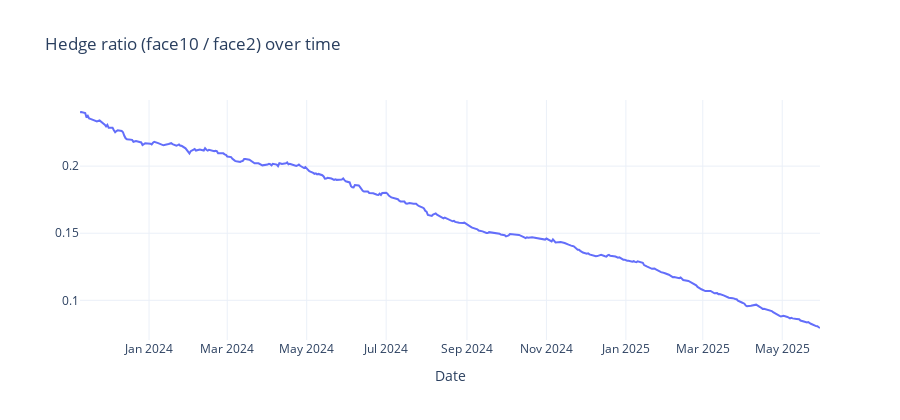
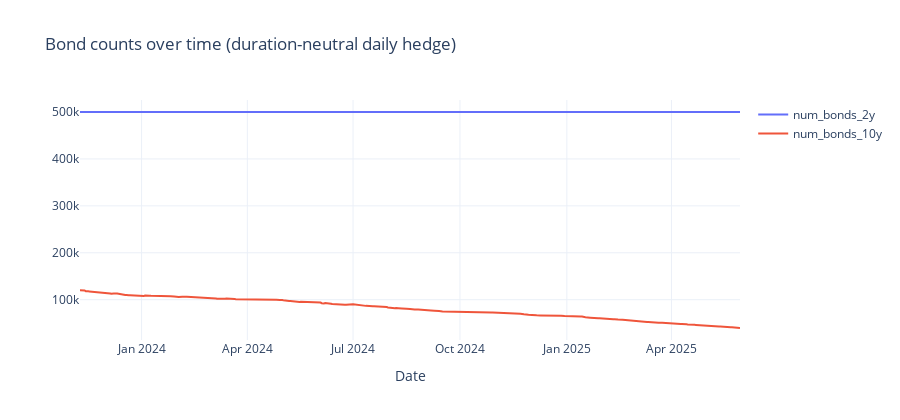
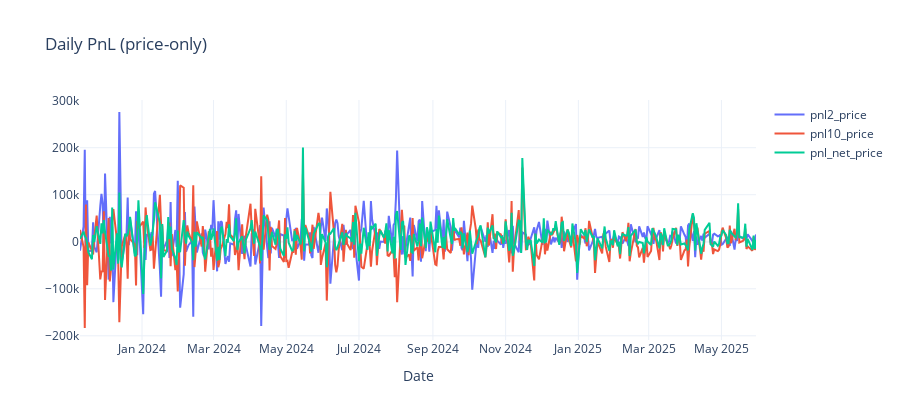
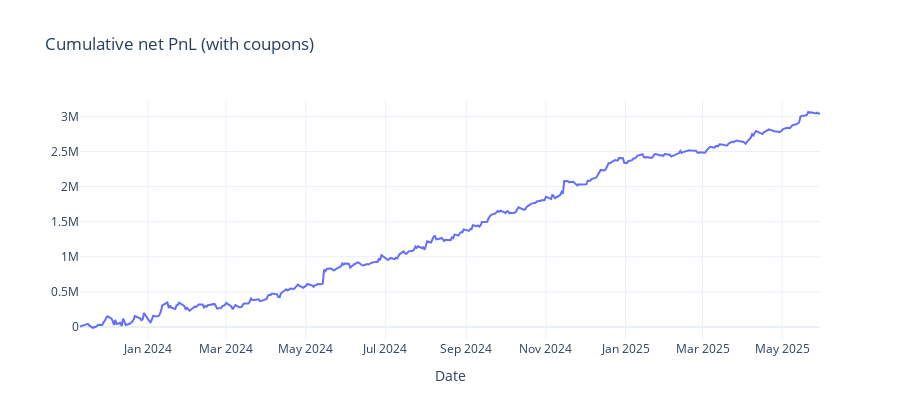

Write notebook code for charts like these, in order.
### Code cell
import plotly.graph_objects as go

def line_plot(df, cols, title, yaxis_title=""):
    fig = go.Figure()
    for c in cols:
        s = df[c].dropna()
        fig.add_trace(go.Scatter(x=s.index, y=s.values, mode="lines", name=c))
    fig.update_layout(
        title=title,
        xaxis_title="Date",
        yaxis_title=yaxis_title,
        template="plotly_white",
        height=420
    )
    fig.show()

# 1.2 hedge ratio
line_plot(out, ["hedge_ratio_face10_over_face2"], "Hedge ratio (face10 / face2) over time")

# 1.2 bond counts
line_plot(out, ["num_bonds_2y", "num_bonds_10y"], "Bond counts over time (duration-neutral daily hedge)")

# 1.4 daily PnL (price-only)
line_plot(out, ["pnl2_price", "pnl10_price", "pnl_net_price"], "Daily PnL (price-only)")

# 1.5 cumulative net PnL with coupons
cum = out["pnl_net_with_coupons"].dropna().cumsum()
fig = go.Figure()
fig.add_trace(go.Scatter(x=cum.index, y=cum.values, mode="lines", name="Cumulative net PnL (with coupons)"))
fig.update_layout(title="Cumulative net PnL (with coupons)", xaxis_title="Date", template="plotly_white", height=420)
fig.show()

#Cumulative net PnL without coupons
s = out["pnl_net_price"].dropna().cumsum()
fig = go.Figure(go.Scatter(x=s.index, y=s.values, mode="lines", name="Cumulative PnL (no coupons)"))
fig.update_layout(title="Cumulative net PnL (price-only, no coupons)", xaxis_title="Date", template="plotly_white")
fig.show()

### Figure 1 — Plotly figure (JSON) as saved in the notebook; plotly's stock layout.template omitted (floating-point values rounded to 4 significant figures; data arrays with more than 128 entries replaced by an {"elided": "..."} marker saying what was removed)
{"data": [{"mode": "lines", "name": "hedge_ratio_face10_over_face2", "type": "scatter", "x": {"elided": "388 str values"}, "y": {"elided": "388 float values"}}], "layout": {"height": 420, "title": {"text": "Hedge ratio (face10 / face2) over time"}, "xaxis": {"title": {"text": "Date"}}, "yaxis": {"title": {"text": ""}}}}

### Figure 2 — Plotly figure (JSON) as saved in the notebook; plotly's stock layout.template omitted (floating-point values rounded to 4 significant figures; data arrays with more than 128 entries replaced by an {"elided": "..."} marker saying what was removed)
{"data": [{"mode": "lines", "name": "num_bonds_2y", "type": "scatter", "x": {"elided": "388 str values"}, "y": {"elided": "388 int values"}}, {"mode": "lines", "name": "num_bonds_10y", "type": "scatter", "x": {"elided": "388 str values"}, "y": {"elided": "388 float values"}}], "layout": {"height": 420, "title": {"text": "Bond counts over time (duration-neutral daily hedge)"}, "xaxis": {"title": {"text": "Date"}}, "yaxis": {"title": {"text": ""}}}}

### Figure 3 — Plotly figure (JSON) as saved in the notebook; plotly's stock layout.template omitted (floating-point values rounded to 4 significant figures; data arrays with more than 128 entries replaced by an {"elided": "..."} marker saying what was removed)
{"data": [{"mode": "lines", "name": "pnl2_price", "type": "scatter", "x": {"elided": "387 str values"}, "y": {"elided": "387 float values"}}, {"mode": "lines", "name": "pnl10_price", "type": "scatter", "x": {"elided": "387 str values"}, "y": {"elided": "387 float values"}}, {"mode": "lines", "name": "pnl_net_price", "type": "scatter", "x": {"elided": "387 str values"}, "y": {"elided": "387 float values"}}], "layout": {"height": 420, "title": {"text": "Daily PnL (price-only)"}, "xaxis": {"title": {"text": "Date"}}, "yaxis": {"title": {"text": ""}}}}

### Figure 4 — Plotly figure (JSON) as saved in the notebook; plotly's stock layout.template omitted (floating-point values rounded to 4 significant figures; data arrays with more than 128 entries replaced by an {"elided": "..."} marker saying what was removed)
{"data": [{"mode": "lines", "name": "Cumulative net PnL (with coupons)", "type": "scatter", "x": {"elided": "387 str values"}, "y": {"elided": "387 float values"}}], "layout": {"height": 420, "title": {"text": "Cumulative net PnL (with coupons)"}, "xaxis": {"title": {"text": "Date"}}}}
